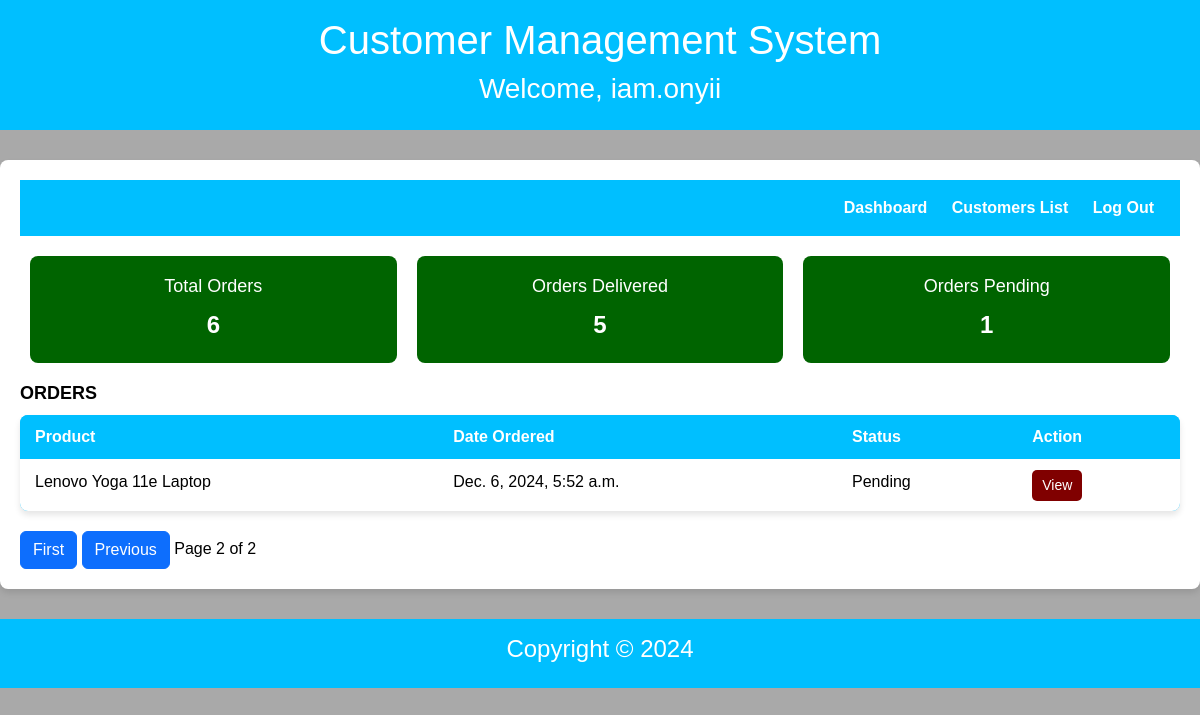
Page /?page=2 (signed in) on the committed database.
### accounts/models.py (models this page shows)
class CustomUser(AbstractUser):
    bio = models.TextField(null=True, blank=True)

### customer/models.py (models this page shows, shortened)
class Order(models.Model):
    STATUS_CHOICES = [
        ('Pending', 'Pending'),
        ('Processing', 'Processing'),
        ('Completed', 'Completed'),
    ]
    customer = models.ForeignKey(Customer, on_delete=models.CASCADE, related_name='orders')
    product = models.CharField(max_length=100)
    quantity = models.PositiveIntegerField(default=1)
    price = models.PositiveIntegerField(default=1)
    order_date = models.DateTimeField(auto_now_add=True)
    order_status = models.CharField(max_length=20, choices=STATUS_CHOICES, default='Pending')

### customer/views.py (the view)
# urls.py: path('', views.dashboard, name='dashboard'),
@login_required(login_url='login')
def dashboard(request):
    total_orders = Order.objects.count()
    orders_completed = Order.objects.filter(order_status="Completed").count()
    orders_pending = Order.objects.filter(order_status="Pending").count()
    orders = Order.objects.all()
    paginator = Paginator(orders, 5)
    page = request.GET.get('page')  # Get the current page number from the request
    try:
        orders = paginator.page(page)
    except PageNotAnInteger:
        orders = paginator.page(1)
    except EmptyPage:
        orders = paginator.page(paginator.num_pages)
    context = {
        'total_orders': total_orders,
        'orders_completed': orders_completed,
        'orders_pending': orders_pending,
        'orders': orders,
    }
    return render(request, 'customer/dashboard.html', context)

### customer/templates/customer/dashboard.html (shortened to what this page needs)
{% extends 'customer/base.html' %}
{% block content %}
<div class="dashboard-container">
    <header class="dashboard-header">
        <nav>
            <a href="{% url 'dashboard' %}">Dashboard</a>
            <a href="{% url 'customer_list' %}">Customers List</a>
            <a href="{%  url 'logout'  %}">Log Out</a>
        </nav>
    </header>
    <div class="dashboard-stats">
        <div class="stat-card">
            <h3>Total Orders</h3>
            <p>{{ total_orders }}</p>
        </div>
        <div class="stat-card">
            <h3>Orders Delivered</h3>
            <p>{{ orders_completed}}</p>
        </div>
        <div class="stat-card">
            <h3>Orders Pending</h3>
            <p>{{ orders_pending }}</p>
        </div>
    </div>
     <div class="dashboard-content">
        <div class="orders-section">
            <h3><strong>ORDERS</strong></h3>
            <table class="table">
                <thead>
                <tr>
                    <th>Product</th>
                    <th>Date Ordered</th>
                    <th>Status</th>
                    <th>Action</th>
                </tr>
                </thead>
                <tbody>
                {% for order in orders %}
                <tr>
                    <td>{{ order.product }}</td>
                    <td>{{ order.order_date }}</td>
                    <td>{{ order.order_status }}</td>
                    <td><a href="{% url 'order_list' order.id %}" class="view-btn">View</a></td>
                </tr>
                {% endfor %}
                </tbody>
            </table>
<div class="pagination">
    <span class="step-links">
        {% if orders.has_previous %}
        <a href="?page=1" class="btn btn-primary">First</a>
        <a href="?page={{ orders.previous_page_number }}" class="btn btn-primary">Previous</a>
        {% endif %}
        <span class="current">
            Page {{ orders.number }} of {{ orders.paginator.num_pages }}
        </span>
    </span>
</div>
        </div>
    </div>
</div>
{% endblock %}

### customer/templates/customer/base.html (shortened to what this page needs)
<!DOCTYPE html>
<html lang="en">
<head>
    <link href="https://cdn.jsdelivr.net/npm/bootstrap@5.3.3/dist/css/bootstrap.min.css" rel="stylesheet"
>
        {% load static %}
        <link rel="stylesheet" type="text/css" href="{% static 'style.css' %}">
</head>
<body>
<div class="grid-container">
    <div id="NavbarDiv">
        <header>
            <h1>Customer Management System</h1>
            <h3>Welcome, {{user.username}}</h3>
        </header>
    </div>
    <div id="ContentDiv">
        {% block content %}
        {% endblock %}
    </div>
</div>
<div id="FooterDiv">
    <footer>
        <h4>Copyright © 2024</h4>
    </footer>
</div>
</body>
</html>

### static/style.css (style rules this page uses)
body { font-family: Arial, sans-serif; margin: 0; padding: 0; background-color: darkgray; color: black; overflow-x: auto; }
.dashboard-container { max-width: 1200px; margin: 20px auto; padding: 20px; background: white; border-radius: 8px; box-shadow: 0 4px 6px rgba(0, 0, 0, 0.1); }
.dashboard-header { display: flex; justify-content: space-between; align-items: center; margin-bottom: 20px; }
.dashboard-header nav a { margin: 0 10px; text-decoration: none; color: white; font-weight: bold; }
.dashboard-stats { display: flex; justify-content: space-between; margin-bottom: 20px; }
.stat-card { background: darkgreen; color: white; text-align: center; padding: 20px; border-radius: 8px; flex: 1; margin: 0 10px; }
.stat-card h3 { font-size: 18px; margin-bottom: 10px; }
.stat-card p { font-size: 24px; margin: 0; font-weight: bold; }
.dashboard-content { display: flex; gap: 20px; }
.customers-section, .orders-section { flex: 1; }
.customers-section h3, .orders-section h3 { font-size: 18px; margin-bottom: 10px; }
.table { width: 100%; border-collapse: collapse; margin-bottom: 20px; background: deepskyblue; border-radius: 8px; overflow: hidden; box-shadow: 0 4px 6px rgba(0, 0, 0, 0.1); }
.table th, .table td { padding: 10px 15px; text-align: left; border-bottom: 1px solid white; }
.table th { background: deepskyblue; color: white; }
.table tr:last-child td { border-bottom: none; }
.view-btn, .update-btn { display: inline-block; padding: 5px 10px; background: maroon; color: white; text-decoration: none; border-radius: 5px; font-size: 14px; text-align: center; }
.grid-container { display: grid; grid-gap: 10px; grid-template-areas: 'nd nd nd nd nd nd nd nd' 'cd cd cd cd cd cd cd cd' 'fd fd fd fd fd fd fd fd'; }
#NavbarDiv { grid-area: nd; }
#ContentDiv { grid-area: cd; }
#FooterDiv { grid-area: fd; }

### customer/templates/customer/base.html (style rules this page uses)
body { font-family: Arial, sans-serif; margin: 0; padding: 0; }
header { background: deepskyblue; color: white; padding: 1rem; text-align: center; }
footer { background: deepskyblue; color: white; padding: 1rem; text-align: center; }

### rows in the picture
CustomUser: username "iam.onyii"
Order: product "Lenovo Yoga 11e Laptop", order_date "Dec. 6, 2024, 5:52 a.m.", order_status "Pending"

### other values in the picture
{{ total_orders }} "6"
{{ orders_completed }} "5"
{{ orders_pending }} "1"
{{ orders.number }} "2"
{{ orders.paginator.num_pages }} "2"
